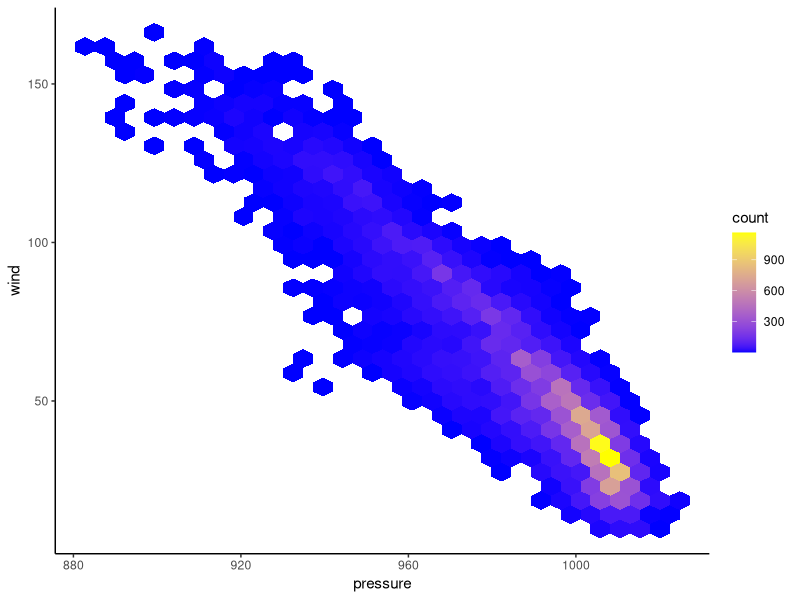

Generate this figure with R:
## ---- chunk 1
knitr::opts_chunk$set(echo = TRUE)
library(tidyverse)
## ---- chunk 2
ggplot(data = storms, aes(x = pressure, y = wind)) +
	geom_hex() +
  scale_fill_gradient(low = "blue", high = "yellow") +
  theme_classic()

